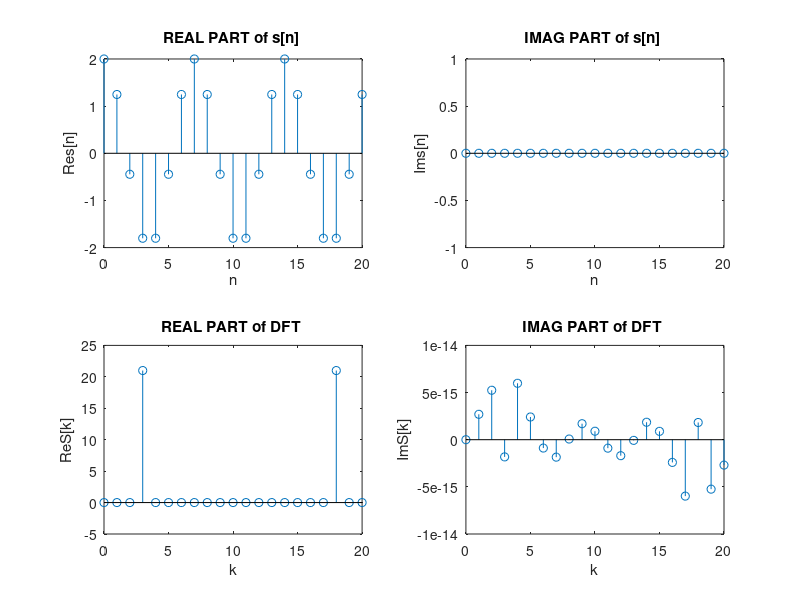

Write MATLAB code to recreate this figure.

A=2.0;
f_0=1/21;
f_0=3*f_0;
nn=0:20;
fi=pi/2;

s=A*sin(2*pi*f_0*nn + fi);

S=fft(s);

kk=nn;

subplot(221)
stem(nn,real(s))
title( 'REAL PART of s[n] ' ) , xlabel( 'n'), ylabel('Re{s[n]}')

subplot(222)
stem(nn,imag(s))
title( 'IMAG PART of s[n] ' ) , xlabel( 'n'), ylabel('Im{s[n]}')

subplot(223)
stem(kk,real(S))
title( 'REAL PART of DFT ' ) , xlabel( 'k'), ylabel('Re{S[k]}')

subplot(224)
stem(kk,imag(S))
title( 'IMAG PART of DFT ' ) , xlabel( 'k'), ylabel('Im{S[k]}')


